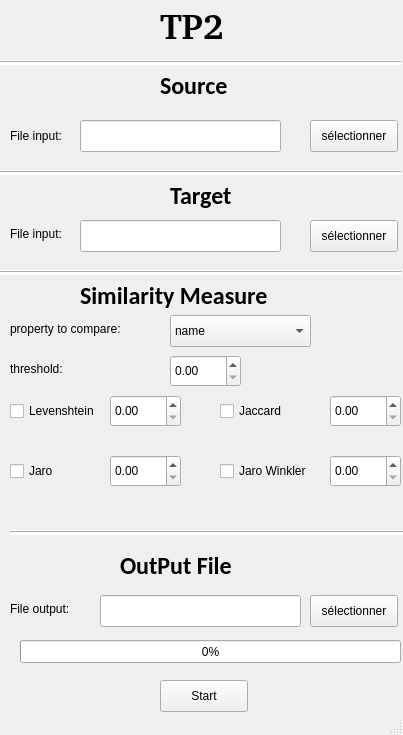
<?xml version="1.0" encoding="UTF-8"?>
<ui version="4.0">
 <class>MainWindow</class>
 <widget class="QMainWindow" name="MainWindow">
  <property name="geometry">
   <rect>
    <x>0</x>
    <y>0</y>
    <width>403</width>
    <height>735</height>
   </rect>
  </property>
  <property name="windowTitle">
   <string>MainWindow</string>
  </property>
  <property name="iconSize">
   <size>
    <width>50</width>
    <height>50</height>
   </size>
  </property>
  <widget class="QWidget" name="centralwidget">
   <widget class="QLabel" name="label">
    <property name="geometry">
     <rect>
      <x>160</x>
      <y>10</y>
      <width>91</width>
      <height>31</height>
     </rect>
    </property>
    <property name="font">
     <font>
      <family>Bitstream Charter</family>
      <pointsize>27</pointsize>
      <weight>75</weight>
      <bold>true</bold>
     </font>
    </property>
    <property name="styleSheet">
     <string notr="true"/>
    </property>
    <property name="text">
     <string>TP2</string>
    </property>
   </widget>
   <widget class="Line" name="line">
    <property name="geometry">
     <rect>
      <x>0</x>
      <y>60</y>
      <width>401</width>
      <height>5</height>
     </rect>
    </property>
    <property name="mouseTracking">
     <bool>false</bool>
    </property>
    <property name="autoFillBackground">
     <bool>false</bool>
    </property>
    <property name="styleSheet">
     <string notr="true">border-color: rgb(20, 55, 255);
background-color: rgb(255, 255, 255);</string>
    </property>
    <property name="orientation">
     <enum>Qt::Horizontal</enum>
    </property>
   </widget>
   <widget class="QProgressBar" name="progressBar">
    <property name="geometry">
     <rect>
      <x>20</x>
      <y>640</y>
      <width>381</width>
      <height>23</height>
     </rect>
    </property>
    <property name="value">
     <number>0</number>
    </property>
   </widget>
   <widget class="QLabel" name="label_2">
    <property name="geometry">
     <rect>
      <x>10</x>
      <y>125</y>
      <width>58</width>
      <height>21</height>
     </rect>
    </property>
    <property name="text">
     <string>File input:</string>
    </property>
   </widget>
   <widget class="QLabel" name="label_3">
    <property name="geometry">
     <rect>
      <x>160</x>
      <y>70</y>
      <width>121</width>
      <height>31</height>
     </rect>
    </property>
    <property name="font">
     <font>
      <family>Carlito</family>
      <pointsize>18</pointsize>
      <weight>75</weight>
      <bold>true</bold>
     </font>
    </property>
    <property name="styleSheet">
     <string notr="true"/>
    </property>
    <property name="text">
     <string>Source </string>
    </property>
   </widget>
   <widget class="QLineEdit" name="targetEdit">
    <property name="geometry">
     <rect>
      <x>80</x>
      <y>220</y>
      <width>201</width>
      <height>32</height>
     </rect>
    </property>
   </widget>
   <widget class="Line" name="line_2">
    <property name="geometry">
     <rect>
      <x>0</x>
      <y>170</y>
      <width>401</width>
      <height>5</height>
     </rect>
    </property>
    <property name="mouseTracking">
     <bool>false</bool>
    </property>
    <property name="autoFillBackground">
     <bool>false</bool>
    </property>
    <property name="styleSheet">
     <string notr="true">border-color: rgb(20, 55, 255);
background-color: rgb(255, 255, 255);</string>
    </property>
    <property name="orientation">
     <enum>Qt::Horizontal</enum>
    </property>
   </widget>
   <widget class="QPushButton" name="selectSource">
    <property name="geometry">
     <rect>
      <x>310</x>
      <y>120</y>
      <width>88</width>
      <height>32</height>
     </rect>
    </property>
    <property name="text">
     <string>sélectionner</string>
    </property>
   </widget>
   <widget class="QLabel" name="label_4">
    <property name="geometry">
     <rect>
      <x>170</x>
      <y>180</y>
      <width>121</width>
      <height>31</height>
     </rect>
    </property>
    <property name="font">
     <font>
      <family>Carlito</family>
      <pointsize>18</pointsize>
      <weight>75</weight>
      <bold>true</bold>
     </font>
    </property>
    <property name="styleSheet">
     <string notr="true"/>
    </property>
    <property name="text">
     <string>Target</string>
    </property>
   </widget>
   <widget class="QLabel" name="label_5">
    <property name="geometry">
     <rect>
      <x>10</x>
      <y>225</y>
      <width>58</width>
      <height>18</height>
     </rect>
    </property>
    <property name="text">
     <string>File input:</string>
    </property>
   </widget>
   <widget class="QLineEdit" name="sourceEdit">
    <property name="geometry">
     <rect>
      <x>80</x>
      <y>120</y>
      <width>201</width>
      <height>32</height>
     </rect>
    </property>
   </widget>
   <widget class="QPushButton" name="selectTarget">
    <property name="geometry">
     <rect>
      <x>310</x>
      <y>220</y>
      <width>88</width>
      <height>32</height>
     </rect>
    </property>
    <property name="text">
     <string>sélectionner</string>
    </property>
   </widget>
   <widget class="Line" name="line_3">
    <property name="geometry">
     <rect>
      <x>0</x>
      <y>270</y>
      <width>401</width>
      <height>5</height>
     </rect>
    </property>
    <property name="mouseTracking">
     <bool>false</bool>
    </property>
    <property name="autoFillBackground">
     <bool>false</bool>
    </property>
    <property name="styleSheet">
     <string notr="true">border-color: rgb(20, 55, 255);
background-color: rgb(255, 255, 255);</string>
    </property>
    <property name="orientation">
     <enum>Qt::Horizontal</enum>
    </property>
   </widget>
   <widget class="QLabel" name="label_6">
    <property name="geometry">
     <rect>
      <x>80</x>
      <y>280</y>
      <width>231</width>
      <height>31</height>
     </rect>
    </property>
    <property name="font">
     <font>
      <family>Carlito</family>
      <pointsize>18</pointsize>
      <weight>75</weight>
      <bold>true</bold>
     </font>
    </property>
    <property name="styleSheet">
     <string notr="true"/>
    </property>
    <property name="text">
     <string>Similarity Measure</string>
    </property>
   </widget>
   <widget class="QLabel" name="threshold">
    <property name="geometry">
     <rect>
      <x>10</x>
      <y>360</y>
      <width>111</width>
      <height>18</height>
     </rect>
    </property>
    <property name="text">
     <string>threshold:</string>
    </property>
   </widget>
   <widget class="QDoubleSpinBox" name="levenshteinSpinBox">
    <property name="geometry">
     <rect>
      <x>110</x>
      <y>395</y>
      <width>71</width>
      <height>32</height>
     </rect>
    </property>
    <property name="maximum">
     <double>10.000000000000000</double>
    </property>
    <property name="singleStep">
     <double>0.100000000000000</double>
    </property>
   </widget>
   <widget class="QLabel" name="label_9">
    <property name="geometry">
     <rect>
      <x>10</x>
      <y>320</y>
      <width>131</width>
      <height>18</height>
     </rect>
    </property>
    <property name="text">
     <string>property to compare:</string>
    </property>
   </widget>
   <widget class="QComboBox" name="property">
    <property name="geometry">
     <rect>
      <x>170</x>
      <y>315</y>
      <width>141</width>
      <height>32</height>
     </rect>
    </property>
    <item>
     <property name="text">
      <string>name</string>
     </property>
    </item>
    <item>
     <property name="text">
      <string>key</string>
     </property>
    </item>
    <item>
     <property name="text">
      <string>genre</string>
     </property>
    </item>
   </widget>
   <widget class="Line" name="line_4">
    <property name="geometry">
     <rect>
      <x>10</x>
      <y>530</y>
      <width>401</width>
      <height>5</height>
     </rect>
    </property>
    <property name="mouseTracking">
     <bool>false</bool>
    </property>
    <property name="autoFillBackground">
     <bool>false</bool>
    </property>
    <property name="styleSheet">
     <string notr="true">border-color: rgb(20, 55, 255);
background-color: rgb(255, 255, 255);</string>
    </property>
    <property name="orientation">
     <enum>Qt::Horizontal</enum>
    </property>
   </widget>
   <widget class="QLabel" name="label_10">
    <property name="geometry">
     <rect>
      <x>120</x>
      <y>550</y>
      <width>211</width>
      <height>31</height>
     </rect>
    </property>
    <property name="font">
     <font>
      <family>Carlito</family>
      <pointsize>18</pointsize>
      <weight>75</weight>
      <bold>true</bold>
     </font>
    </property>
    <property name="styleSheet">
     <string notr="true"/>
    </property>
    <property name="text">
     <string>OutPut File</string>
    </property>
   </widget>
   <widget class="QLabel" name="label_11">
    <property name="geometry">
     <rect>
      <x>10</x>
      <y>600</y>
      <width>81</width>
      <height>18</height>
     </rect>
    </property>
    <property name="text">
     <string>File output:</string>
    </property>
   </widget>
   <widget class="QLineEdit" name="outputFileEdit">
    <property name="geometry">
     <rect>
      <x>100</x>
      <y>595</y>
      <width>201</width>
      <height>32</height>
     </rect>
    </property>
   </widget>
   <widget class="QPushButton" name="selectOutput">
    <property name="geometry">
     <rect>
      <x>310</x>
      <y>595</y>
      <width>88</width>
      <height>32</height>
     </rect>
    </property>
    <property name="text">
     <string>sélectionner</string>
    </property>
   </widget>
   <widget class="QPushButton" name="start">
    <property name="geometry">
     <rect>
      <x>160</x>
      <y>680</y>
      <width>88</width>
      <height>32</height>
     </rect>
    </property>
    <property name="text">
     <string>Start</string>
    </property>
   </widget>
   <widget class="QCheckBox" name="levenshteinCheckBox">
    <property name="geometry">
     <rect>
      <x>10</x>
      <y>400</y>
      <width>101</width>
      <height>22</height>
     </rect>
    </property>
    <property name="text">
     <string>Levenshtein</string>
    </property>
   </widget>
   <widget class="QDoubleSpinBox" name="jaccardSpinBox">
    <property name="geometry">
     <rect>
      <x>330</x>
      <y>395</y>
      <width>71</width>
      <height>32</height>
     </rect>
    </property>
    <property name="maximum">
     <double>10.000000000000000</double>
    </property>
    <property name="singleStep">
     <double>0.100000000000000</double>
    </property>
   </widget>
   <widget class="QCheckBox" name="jaroCheckBox">
    <property name="geometry">
     <rect>
      <x>10</x>
      <y>460</y>
      <width>101</width>
      <height>22</height>
     </rect>
    </property>
    <property name="text">
     <string>Jaro</string>
    </property>
   </widget>
   <widget class="QCheckBox" name="jaccardheckBox">
    <property name="geometry">
     <rect>
      <x>220</x>
      <y>400</y>
      <width>101</width>
      <height>22</height>
     </rect>
    </property>
    <property name="text">
     <string>Jaccard</string>
    </property>
   </widget>
   <widget class="QDoubleSpinBox" name="jaroSpinBox">
    <property name="geometry">
     <rect>
      <x>110</x>
      <y>455</y>
      <width>71</width>
      <height>32</height>
     </rect>
    </property>
    <property name="maximum">
     <double>10.000000000000000</double>
    </property>
    <property name="singleStep">
     <double>0.100000000000000</double>
    </property>
   </widget>
   <widget class="QCheckBox" name="jarowinklerCheckbox">
    <property name="geometry">
     <rect>
      <x>220</x>
      <y>460</y>
      <width>101</width>
      <height>22</height>
     </rect>
    </property>
    <property name="text">
     <string>Jaro Winkler</string>
    </property>
   </widget>
   <widget class="QDoubleSpinBox" name="jaroWinklerSpinBox">
    <property name="geometry">
     <rect>
      <x>330</x>
      <y>455</y>
      <width>71</width>
      <height>32</height>
     </rect>
    </property>
    <property name="maximum">
     <double>10.000000000000000</double>
    </property>
    <property name="singleStep">
     <double>0.100000000000000</double>
    </property>
   </widget>
   <widget class="QDoubleSpinBox" name="doubleSpinBox_5">
    <property name="geometry">
     <rect>
      <x>170</x>
      <y>355</y>
      <width>71</width>
      <height>32</height>
     </rect>
    </property>
    <property name="maximum">
     <double>1.000000000000000</double>
    </property>
    <property name="singleStep">
     <double>0.100000000000000</double>
    </property>
   </widget>
  </widget>
  <widget class="QStatusBar" name="statusbar"/>
 </widget>
 <resources/>
 <connections/>
</ui>
